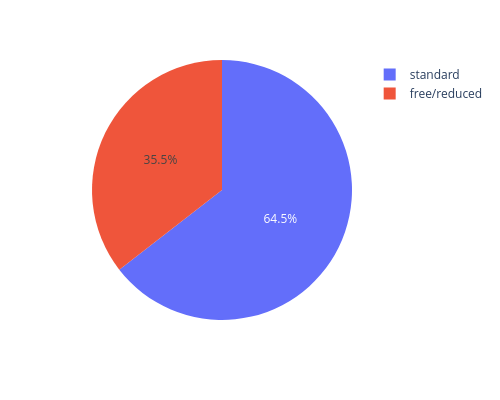

The code cell stored with this chart in its notebook:
### Code cell
px.pie(
    df,
    'lunch',
    width=500, 
    height=400
)

### Figure 1 — Plotly figure (JSON) as saved in the notebook; plotly's stock layout.template omitted (floating-point values rounded to 4 significant figures; data arrays with more than 128 entries replaced by an {"elided": "..."} marker saying what was removed)
{"data": [{"domain": {"x": [0, 1], "y": [0, 1]}, "hovertemplate": "lunch=%{label}<extra></extra>", "labels": {"elided": "1000 str values"}, "legendgroup": "", "name": "", "showlegend": true, "type": "pie"}], "layout": {"height": 400, "legend": {"tracegroupgap": 0}, "margin": {"t": 60}, "width": 500}}
